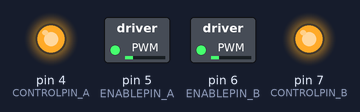
Recording of a sketch running on a simulated Arduino Uno, built with avr-gcc and run on an emulated ATmega328P. Shown: switched loads named in the sketch (green lamp = pin HIGH), output pins drawn as LEDs (lit = HIGH).

Above: at 0.05 s.
At 7.5 s:
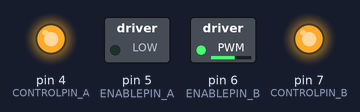
At 15.0 s:
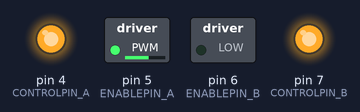
Timing chart, 0 to 17.3 s (numbered marks = the images above):
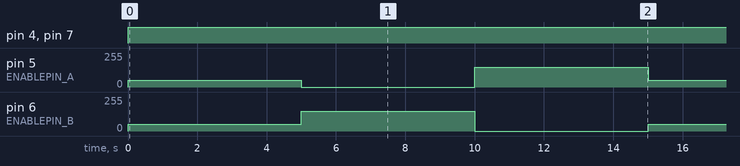

Measured:
- by itself, pin 4 (CONTROLPIN_A), pin 7 (CONTROLPIN_B): LOW → HIGH at 0.00 s
- by itself, pin 5 (ENABLEPIN_A): repeats every 15.0 s: 0/255 5.0 s, 150/255 5.0 s, 50/255 5.0 s
- by itself, pin 6 (ENABLEPIN_B): repeats every 15.0 s: 150/255 5.0 s, 0/255 5.0 s, 50/255 5.0 s

The sketch:

L293D.ino
```cpp
#include "L293D.h"


#define ENABLEPIN_A  5  /* Must be a PWM pin, one of D3,D5,D6,D9,D10,D11 */
#define CONTROLPIN_A 4
#define ENABLEPIN_B  6  /* Must be a PWM pin */
#define CONTROLPIN_B 7

L293D motorA = L293D(ENABLEPIN_A, CONTROLPIN_A);
L293D motorB = L293D(ENABLEPIN_B, CONTROLPIN_B);

void setup() {
  motorA.Stop();
  motorB.Stop();
}

void loop() {
  motorA.SetSpeed(50);  /* Speed is between 0 and 255. Minimum speed is 50. */
  motorB.SetSpeed(50);  /* Speed is between 0 and 255 */

  motorA.Forward();
  motorB.Forward();
  delay(5000);

  /* Turn one side for 5 seconds */
  motorA.SetSpeed(0);
  motorB.SetSpeed(150);

  motorA.Forward();
  motorB.Forward();
  delay(5000);

  /* Turn one side for 5 seconds */
  motorA.SetSpeed(150);
  motorB.SetSpeed(0);

  motorA.Forward();
  motorB.Forward();
  delay(5000);

//  motorA.Reverse();
//  motorB.Reverse();
//  delay(5000);

}
```

L293D.cpp
```cpp
#include <Arduino.h>
#include "L293D.h"


L293D::L293D(int enablePin, int firstPin) {
  this->EnablePin = enablePin;
  this->FirstPin = firstPin;
  this->SecondPin = firstPin;

  pinMode(this->EnablePin, OUTPUT);
  pinMode(this->FirstPin, OUTPUT);
}

L293D::L293D(int enablePin, int firstPin, int secondPin) {
  this->EnablePin = enablePin;
  this->FirstPin = firstPin;
  this->SecondPin = secondPin;

  pinMode(this->EnablePin, OUTPUT);
  pinMode(this->FirstPin, OUTPUT);
  pinMode(this->SecondPin, OUTPUT);
}

int L293D::GetSpeed() {
  return this->Speed;
}

void L293D::SetSpeed(int Speed) {
  this->Speed = Speed;
}

void L293D::Stop() {
  SetSpeed(0);
  analogWrite(EnablePin, GetSpeed());
}

void L293D::Forward() {
  digitalWrite(FirstPin, HIGH); /* Change direction of the motor */
  if (FirstPin != SecondPin)
    digitalWrite(SecondPin, LOW);
  analogWrite(EnablePin, GetSpeed());     /* Change the speed */
}


void L293D::Reverse() {
  digitalWrite(FirstPin, LOW);  /* Change direction of the motor */
  if (FirstPin != SecondPin)
    digitalWrite(SecondPin, HIGH);
  analogWrite(EnablePin, GetSpeed());     /* Change the speed */
}
```

L293D.h
```cpp
class L293D {
  int EnablePin;
  int FirstPin;
  int SecondPin;
  int Speed = 0;

  public:
    L293D(int enablePin, int firstPin);
    L293D(int enablePin, int firstPin, int secondPin);  /* L293D Constructor */
    void Stop();
    void Forward();
    void Reverse();
    int GetSpeed();
    void SetSpeed(int Speed);
};
```
